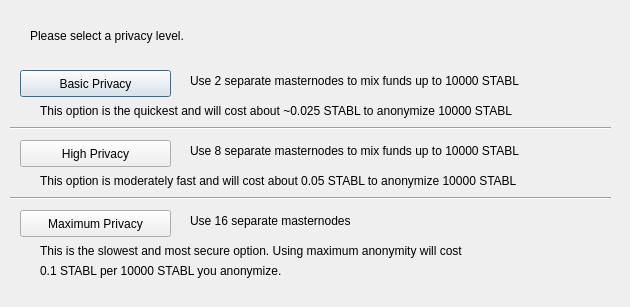
<?xml version="1.0" encoding="UTF-8"?>
<ui version="4.0">
 <class>ObfuscationConfig</class>
 <widget class="QDialog" name="ObfuscationConfig">
  <property name="geometry">
   <rect>
    <x>0</x>
    <y>0</y>
    <width>630</width>
    <height>307</height>
   </rect>
  </property>
  <property name="windowTitle">
   <string>Configure Obfuscation</string>
  </property>
  <widget class="QPushButton" name="buttonBasic">
   <property name="geometry">
    <rect>
     <x>20</x>
     <y>70</y>
     <width>151</width>
     <height>27</height>
    </rect>
   </property>
   <property name="text">
    <string>Basic Privacy</string>
   </property>
  </widget>
  <widget class="QPushButton" name="buttonHigh">
   <property name="geometry">
    <rect>
     <x>20</x>
     <y>140</y>
     <width>151</width>
     <height>27</height>
    </rect>
   </property>
   <property name="text">
    <string>High Privacy</string>
   </property>
  </widget>
  <widget class="QPushButton" name="buttonMax">
   <property name="geometry">
    <rect>
     <x>20</x>
     <y>210</y>
     <width>151</width>
     <height>27</height>
    </rect>
   </property>
   <property name="text">
    <string>Maximum Privacy</string>
   </property>
  </widget>
  <widget class="QLabel" name="label">
   <property name="geometry">
    <rect>
     <x>30</x>
     <y>20</y>
     <width>571</width>
     <height>31</height>
    </rect>
   </property>
   <property name="text">
    <string>Please select a privacy level.</string>
   </property>
  </widget>
  <widget class="QLabel" name="label_2">
   <property name="geometry">
    <rect>
     <x>190</x>
     <y>70</y>
     <width>421</width>
     <height>21</height>
    </rect>
   </property>
   <property name="text">
    <string>Use 2 separate masternodes to mix funds up to 10000 STABL</string>
   </property>
  </widget>
  <widget class="QLabel" name="label_3">
   <property name="geometry">
    <rect>
     <x>190</x>
     <y>140</y>
     <width>411</width>
     <height>21</height>
    </rect>
   </property>
   <property name="text">
    <string>Use 8 separate masternodes to mix funds up to 10000 STABL</string>
   </property>
  </widget>
  <widget class="QLabel" name="label_4">
   <property name="geometry">
    <rect>
     <x>190</x>
     <y>210</y>
     <width>421</width>
     <height>21</height>
    </rect>
   </property>
   <property name="text">
    <string>Use 16 separate masternodes</string>
   </property>
  </widget>
  <widget class="QLabel" name="label_6">
   <property name="geometry">
    <rect>
     <x>40</x>
     <y>100</y>
     <width>561</width>
     <height>21</height>
    </rect>
   </property>
   <property name="text">
    <string>This option is the quickest and will cost about ~0.025 STABL to anonymize 10000 STABL</string>
   </property>
  </widget>
  <widget class="QLabel" name="label_7">
   <property name="geometry">
    <rect>
     <x>40</x>
     <y>170</y>
     <width>561</width>
     <height>21</height>
    </rect>
   </property>
   <property name="text">
    <string>This option is moderately fast and will cost about 0.05 STABL to anonymize 10000 STABL</string>
   </property>
  </widget>
  <widget class="QLabel" name="label_8">
   <property name="geometry">
    <rect>
     <x>40</x>
     <y>240</y>
     <width>561</width>
     <height>21</height>
    </rect>
   </property>
   <property name="text">
    <string>This is the slowest and most secure option. Using maximum anonymity will cost</string>
   </property>
  </widget>
  <widget class="QLabel" name="label_9">
   <property name="geometry">
    <rect>
     <x>40</x>
     <y>260</y>
     <width>561</width>
     <height>21</height>
    </rect>
   </property>
   <property name="text">
    <string>0.1 STABL per 10000 STABL you anonymize.</string>
   </property>
  </widget>
  <widget class="Line" name="line">
   <property name="geometry">
    <rect>
     <x>10</x>
     <y>120</y>
     <width>601</width>
     <height>16</height>
    </rect>
   </property>
   <property name="orientation">
    <enum>Qt::Horizontal</enum>
   </property>
  </widget>
  <widget class="Line" name="line_2">
   <property name="geometry">
    <rect>
     <x>10</x>
     <y>190</y>
     <width>601</width>
     <height>16</height>
    </rect>
   </property>
   <property name="orientation">
    <enum>Qt::Horizontal</enum>
   </property>
  </widget>
 </widget>
 <resources/>
 <connections/>
</ui>
